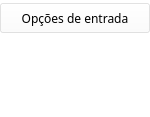
<?xml version="1.0" encoding="UTF-8"?>
<ui version="4.0">
 <class>CaixaOpcoesPraticar</class>
 <widget class="QWidget" name="CaixaOpcoesPraticar">
  <property name="geometry">
   <rect>
    <x>0</x>
    <y>0</y>
    <width>150</width>
    <height>117</height>
   </rect>
  </property>
  <property name="windowTitle">
   <string>Form</string>
  </property>
  <property name="styleSheet">
   <string notr="true">QWidget{
background-color: rgba(255, 255, 255, 100);
}</string>
  </property>
  <widget class="QPushButton" name="pushButton">
   <property name="geometry">
    <rect>
     <x>0</x>
     <y>3</y>
     <width>150</width>
     <height>30</height>
    </rect>
   </property>
   <property name="font">
    <font>
     <family>Segoe Print</family>
     <pointsize>9</pointsize>
    </font>
   </property>
   <property name="text">
    <string>Opções de entrada</string>
   </property>
   <property name="icon">
    <iconset>
     <normaloff>:/new/prefix1/keyboard.png</normaloff>:/new/prefix1/keyboard.png</iconset>
   </property>
   <property name="iconSize">
    <size>
     <width>22</width>
     <height>22</height>
    </size>
   </property>
  </widget>
 </widget>
 <resources/>
 <connections/>
</ui>
